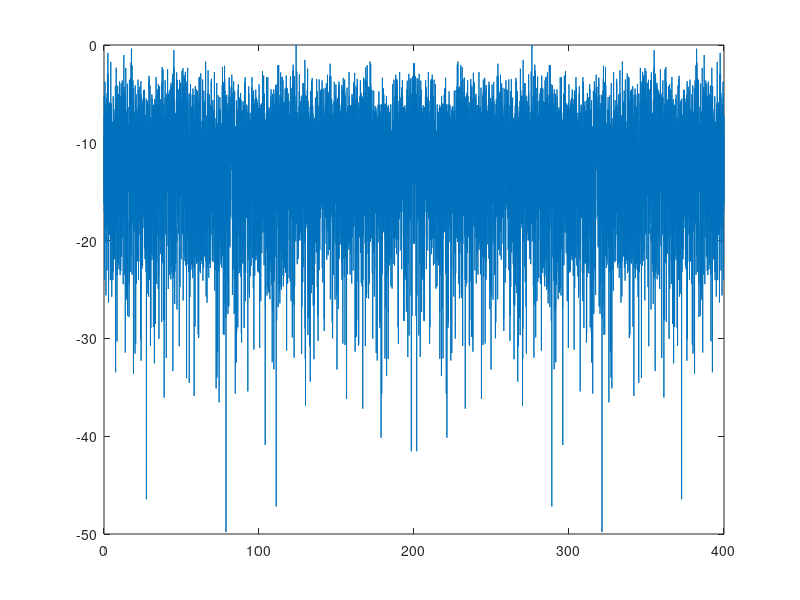

MATLAB code for this plot:
clear all;
close all;

% Number of lanes.
L = 4;

% Number of channels.
N = 8;

% Sampling frequency.
fclk = 100e6;
fs = fclk*L;
ts = 1/fs;

% Channel center.
fc = fs/N;

% Channel bandwidth.
fb = fs/(N/2);

% Input signal.
f0 = fb/10;
ff0 = 1*fc + f0;
w0 = 2*pi*ff0/fs;
f1 = fb/33;
ff1 = 6*fc + f1;
w1 = 2*pi*ff1/fs;
T = 1/f1;

M = round(100*T/ts);
n = 0:M-1;
A0 = 0.75*2^15;
A1 = 0.15*2^15;

x = A0*cos(w0*n); + 1j*A0*sin(w0*n) + ...
    A1*cos(w1*n) + 1j*A1*sin(w1*n);

x = x + 0.001*rand(size(x));

x = 0.9*2^16*(rand(size(x))-0.5);

% Write data into file.
fid = fopen('data_iq.txt','w');
for i=1:M
    a = x(i);
    fprintf(fid,'%d,%d\n',fix(real(x(i))),fix(imag(x(i))));
end
fclose(fid);

% Spectrum.
hh = hanning(length(x));
X = abs(fft(x.*hh.'));
F = 0:length(X)-1;
F = F/length(F);
figure; plot(F*fs/1000/1000,20*log10(X/max(X)))